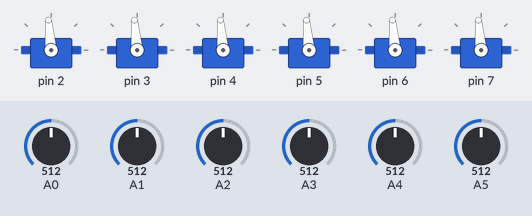
Recording of a sketch running on a simulated Arduino Nano, built with avr-gcc and run on an emulated ATmega328P. Shown: 6 × servo. Inputs (shaded band) come from the test bench; at power-on: A0 = 512, A1 = 512, A2 = 512, A3 = 512, A4 = 512, A5 = 512.

Above: at 0.8 s.
0.9 s: A0 set to 716
At 1.3 s:
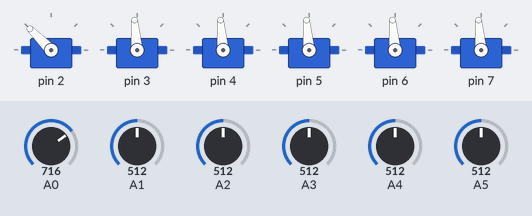
2.4 s: A1 set to 716
At 3.6 s:
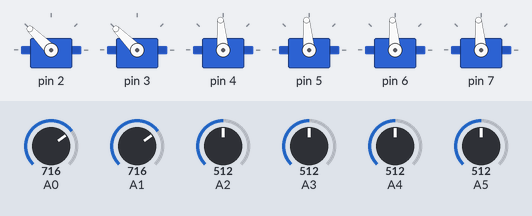
3.9 s: A2 set to 716
At 5.1 s:
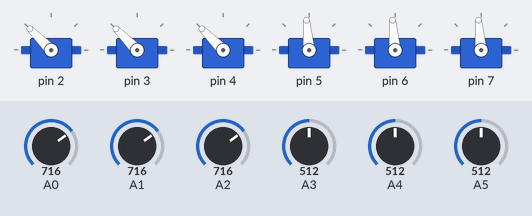
5.4 s: A3 set to 716
At 6.1 s:
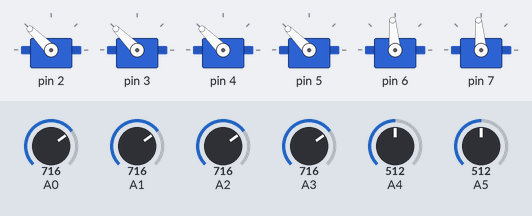
6.9 s: A4 set to 716
At 8.1 s:
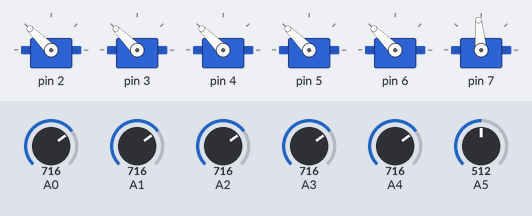
8.4 s: A5 set to 716
At 9.4 s:
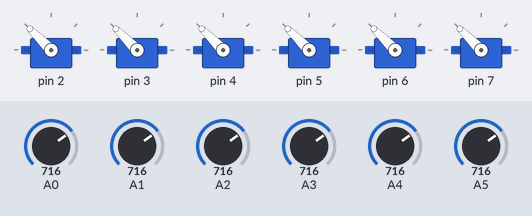
Timing chart, 0 to 10.9 s (numbered marks = the images above; inputs shaded):
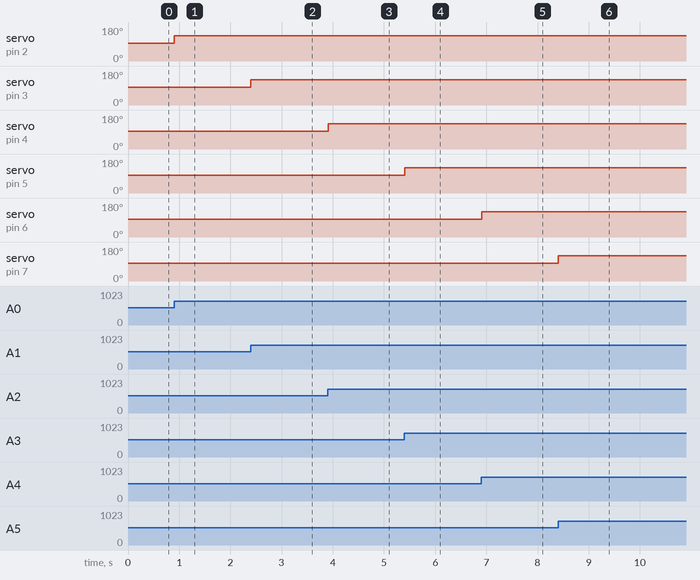

The sketch:

RobotArm.ino
```cpp
/*
	NAME:
	ATMega Control Program for Robot Arm

	DESCRIPTION:
	Controls servos attached to the robot arm using potentiometers with
		a range of 0V to 5V.

	(C) 2016 Jason Li

	COMPATIBILITY:
	Used on Arduino Nano or clones, or ATMega168/328(P).
	Only needs 5 or 6 ADCs, so will work with DIP version.

	PINOUT:
		D2, A0: Main Rotator
		D3, A1: Main Elevator
		D4, A2: Elbow
		D5, A3: Wrist
		D6, A4: Left Finger
		D7, (A5): Right Finger (Control knob optional. Can be computed)

	NOTES:
	To compute D5 servo instead of using a potentiometer, define the
		macro "COMPUTED_SERVO"; however, it is not tested yet.
	If using potentiometers of resistance of around 1MOhm, it's best
		to use a bypass capacitor, for example, a ceramic 0.01uF one.
		Even 100KOhm may need one. This capacitor reduces noise and
		therefore preserves the motors.
	Nano servos can't take more than 9v, or else they will burn. High
		torque servos can take up to 12v.
*/

#include <Servo.h>

#define NUM_SERVOS 6

#ifdef COMPUTED_SERVO
#define NUM_POTS 5
#else
#define NUM_POTS 6
#endif

int main() {
	init();
	Servo servos[NUM_SERVOS];
	for (int i = 0; i < NUM_SERVOS; ++i) {
		servos[i].attach(i+2);
	}
	while(1) {
		for (int i = 0; i < NUM_POTS; ++i) {
			servos[i].writeMicroseconds(500+2*analogRead(i));
		}
		#ifdef COMPUTED_SERVO
		servos[NUM_SERVOS-1].writeMicroseconds(2500-2*analogRead(NUM_POTS-1));
		#endif
		delay(10);
	}
}
```

Measured:
- after the input at 0.9 s, servo on pin 2: 95° → 135° at once
- after the input at 2.4 s, servo on pin 3: 95° → 135° at once
- after the input at 3.9 s, servo on pin 4: 95° → 135° at once
- after the input at 5.4 s, servo on pin 5: 95° → 135° at once
- after the input at 6.9 s, servo on pin 6: 95° → 135° at once
- after the input at 8.4 s, servo on pin 7: 95° → 135° at once
